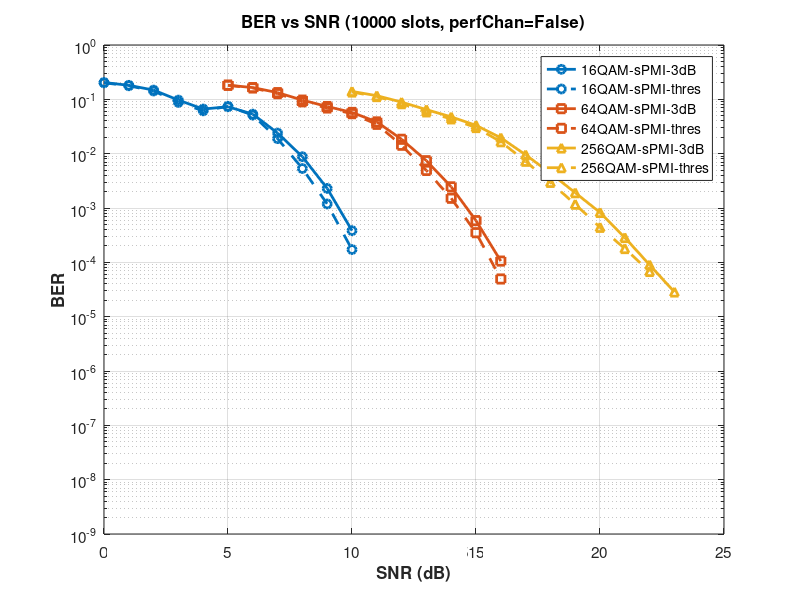

This chart was generated by the following MATLAB code:
% Extract data from simulation results for s-PMI-3dB and s-PMI-thres precoding
% perfChan = false

% ========== s-PMI-3dB Precoding (perfChan=false) ==========

% 16QAM-sPMI-3dB
SNRdB_16QAM_sPMI3dB = [0; 1; 2; 3; 4; 5; 6; 7; 8; 9; 10; 11; 12; 13; 14; 15];
BER_16QAM_sPMI3dB = [2.0418e-01; 1.8121e-01; 1.4796e-01; 9.6825e-02; 6.6279e-02; ...
    7.3025e-02; 5.3444e-02; 2.3943e-02; 8.7915e-03; 2.2948e-03; 3.8328e-04; ...
    2.5158e-05; 1.1383e-06; 0.0000e+00; 0.0000e+00; 0.0000e+00];
SlotErrors_16QAM_sPMI3dB = [10000; 10000; 10000; 9989; 9777; 9751; 9810; 7799; 3309; 1276; 373; 41; 9; 0; 0; 0];

% 64QAM-sPMI-3dB
SNRdB_64QAM_sPMI3dB = [5; 6; 7; 8; 9; 10; 11; 12; 13; 14; 15; 16; 17; 18; 19; 20];
BER_64QAM_sPMI3dB = [1.8223e-01; 1.6449e-01; 1.3291e-01; 9.6788e-02; 7.3749e-02; ...
    5.7413e-02; 3.8436e-02; 1.8397e-02; 7.4199e-03; 2.4526e-03; 5.8554e-04; ...
    1.0549e-04; 1.6075e-05; 2.6495e-07; 5.5779e-09; 3.0678e-08];
SlotErrors_64QAM_sPMI3dB = [10000; 10000; 10000; 10000; 10000; 10000; 9949; 8462; 4260; 1895; 707; 229; 47; 8; 1; 1];

% 256QAM-sPMI-3dB
SNRdB_256QAM_sPMI3dB = [10; 11; 12; 13; 14; 15; 16; 17; 18; 19; 20; 21; 22; 23; 24; 25];
BER_256QAM_sPMI3dB = [1.3987e-01; 1.1672e-01; 8.8821e-02; 6.4654e-02; 4.7537e-02; ...
    3.3231e-02; 1.9617e-02; 9.5351e-03; 4.3847e-03; 1.9094e-03; 8.2766e-04; ...
    2.8584e-04; 8.9782e-05; 2.8444e-05; 1.5762e-05; 1.7655e-05];
SlotErrors_256QAM_sPMI3dB = [10000; 10000; 10000; 10000; 10000; 9987; 9662; 7428; 4305; 2282; 1171; 562; 250; 129; 66; 46];

% ========== s-PMI-thres Precoding (perfChan=false) ==========

% 16QAM-sPMI-thres
SNRdB_16QAM_sPMIthres = [0; 1; 2; 3; 4; 5; 6; 7; 8; 9; 10; 11; 12; 13; 14; 15];
BER_16QAM_sPMIthres = [2.0125e-01; 1.7768e-01; 1.4237e-01; 8.7823e-02; 6.1470e-02; ...
    7.4438e-02; 5.1305e-02; 1.8875e-02; 5.3265e-03; 1.1863e-03; 1.7190e-04; ...
    1.5101e-05; 9.4300e-07; 0.0000e+00; 0.0000e+00; 0.0000e+00];
SlotErrors_16QAM_sPMIthres = [10000; 10000; 10000; 9987; 9746; 9748; 9810; 7453; 2605; 777; 187; 40; 7; 0; 0; 0];

% 64QAM-sPMI-thres
SNRdB_64QAM_sPMIthres = [5; 6; 7; 8; 9; 10; 11; 12; 13; 14; 15; 16; 17; 18; 19; 20];
BER_64QAM_sPMIthres = [1.8103e-01; 1.6213e-01; 1.2712e-01; 9.0045e-02; 6.9296e-02; ...
    5.4470e-02; 3.4667e-02; 1.4290e-02; 4.9108e-03; 1.5104e-03; 3.5105e-04; ...
    4.9378e-05; 2.2339e-06; 4.3228e-07; 0.0000e+00; 0.0000e+00];
SlotErrors_64QAM_sPMIthres = [10000; 10000; 10000; 10000; 10000; 10000; 9921; 8205; 3588; 1384; 420; 114; 17; 5; 0; 0];

% 256QAM-sPMI-thres
SNRdB_256QAM_sPMIthres = [10; 11; 12; 13; 14; 15; 16; 17; 18; 19; 20; 21; 22; 23; 24; 25];
BER_256QAM_sPMIthres = [1.3626e-01; 1.1229e-01; 8.3093e-02; 5.8691e-02; 4.3639e-02; ...
    3.0218e-02; 1.6562e-02; 7.2427e-03; 2.9600e-03; 1.1741e-03; 4.4058e-04; ...
    1.7907e-04; 6.7892e-05; 3.0666e-05; 1.5863e-05; 3.6207e-06];
SlotErrors_256QAM_sPMIthres = [10000; 10000; 10000; 10000; 10000; 9995; 9617; 7050; 3572; 1693; 754; 385; 163; 87; 33; 19];

% Apply threshold: set BER to zero if slot errors < 100
threshold = 100;

BER_16QAM_sPMI3dB(SlotErrors_16QAM_sPMI3dB < threshold) = 0;
BER_64QAM_sPMI3dB(SlotErrors_64QAM_sPMI3dB < threshold) = 0;
BER_256QAM_sPMI3dB(SlotErrors_256QAM_sPMI3dB < threshold) = 0;

BER_16QAM_sPMIthres(SlotErrors_16QAM_sPMIthres < threshold) = 0;
BER_64QAM_sPMIthres(SlotErrors_64QAM_sPMIthres < threshold) = 0;
BER_256QAM_sPMIthres(SlotErrors_256QAM_sPMIthres < threshold) = 0;

% Store in cell arrays
SNRdB_all = {SNRdB_16QAM_sPMI3dB, SNRdB_16QAM_sPMIthres, ...
             SNRdB_64QAM_sPMI3dB, SNRdB_64QAM_sPMIthres, ...
             SNRdB_256QAM_sPMI3dB, SNRdB_256QAM_sPMIthres};
avgBER_all = {BER_16QAM_sPMI3dB, BER_16QAM_sPMIthres, ...
              BER_64QAM_sPMI3dB, BER_64QAM_sPMIthres, ...
              BER_256QAM_sPMI3dB, BER_256QAM_sPMIthres};
SlotErrors_all = {SlotErrors_16QAM_sPMI3dB, SlotErrors_16QAM_sPMIthres, ...
                  SlotErrors_64QAM_sPMI3dB, SlotErrors_64QAM_sPMIthres, ...
                  SlotErrors_256QAM_sPMI3dB, SlotErrors_256QAM_sPMIthres};

% Configuration
ModOrderList = [16, 64, 256];
precodingList = {'s-PMI-3dB', 's-PMI-thres'};
combinationLabels = {'16QAM-sPMI-3dB', '16QAM-sPMI-thres', ...
                     '64QAM-sPMI-3dB', '64QAM-sPMI-thres', ...
                     '256QAM-sPMI-3dB', '256QAM-sPMI-thres'};
numIter = 10000;

% Plotting - Both s-PMI-3dB and s-PMI-thres on one figure
figure;
numCombinations = length(ModOrderList) * length(precodingList);
modColors = lines(length(ModOrderList));
lineStyles = {'-', '--'};
markers = {'o', 's', '^'};

for combIdx = 1:numCombinations
    modIdx = ceil(combIdx / length(precodingList));
    precodingIdx = mod(combIdx - 1, length(precodingList)) + 1;
    
    semilogy(SNRdB_all{combIdx}, avgBER_all{combIdx}, ... 
        'LineWidth', 2, ...
        'LineStyle', lineStyles{precodingIdx}, ...
        'Marker', markers{modIdx}, ...
        'MarkerSize', 6, ...
        'Color', modColors(modIdx, :), ...
        'DisplayName', combinationLabels{combIdx});
    hold on;
end

grid on;
hold off;
xlabel('SNR (dB)', 'FontSize', 12, 'FontWeight', 'bold');
ylabel('BER', 'FontSize', 12, 'FontWeight', 'bold');
title(sprintf('BER vs SNR (%d slots, perfChan=False)', numIter), ...
    'FontSize', 14, 'FontWeight', 'bold');
legend('Location', 'best', 'FontSize', 10);
set(gca, 'FontSize', 11);
ylim([1e-9 1e0]);
xlim([0 25]);
